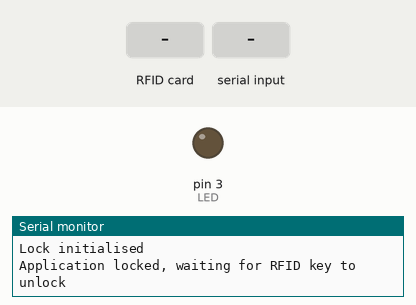
A sketch run on a simulated Arduino Uno, built with avr-gcc and run on an emulated ATmega328P. On the bench: output pins drawn as LEDs (lit = HIGH), the last lines printed to the serial monitor. The test bench sets the inputs (shaded band). Pins used as bus, display or sensor lines are not drawn.

Above: at 2.2 s.
2.3 s: RFID card BC 38 AA 39 held to the reader
At 7.3 s:
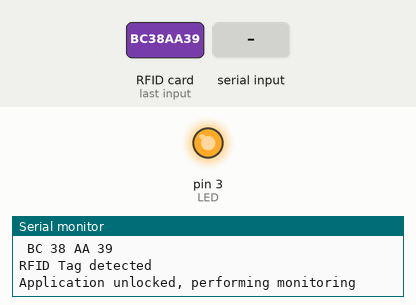
7.6 s: "1" received over the second serial link
16.9 s: RFID card 5E 7A 19 C4 held to the reader
Timing chart, 0 to 19.9 s (numbered marks = the images above; inputs shaded):
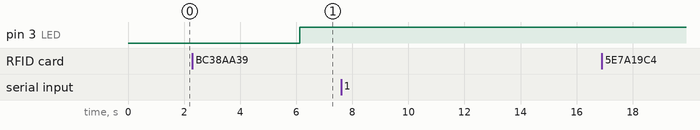

Measured:
- after the input at 2.3 s, pin 3 (LED): LOW → HIGH after 3.8 s

The sketch:

IoTDoor.ino
```cpp
#include "DHT.h"
#include "SoftwareSerial.h"
#include <SPI.h>
#include <MFRC522.h>

#define RST_PIN   9
#define SS_PIN    10

#define LED 3

SoftwareSerial btSerial(4, 5);


MFRC522 mfrc522(SS_PIN, RST_PIN);

String msg = "";

bool lockOn;

void setup( )
{
  Serial.begin( 9600);
  pinMode(LED, OUTPUT);
  Serial.print("Temperature and Humidity Monitoring Application\n\n");
  delay(1000);

  btSerial.begin(9600);
  //btSerial.println("AT");
  //getBTReply();
  //btSerial.println("AT+ROLE0");
  //getBTReply();
  //btSerial.println("AT+NAMEtempSens");
  //Serial.println("Check if name is assigned");
  //getBTReply();

  SPI.begin();
  mfrc522.PCD_Init();
  Serial.println("Lock initialised");

  lockOn = true;
}

void loop( )
{
  if(lockOn == true) {
    if ( ! mfrc522.PICC_IsNewCardPresent() || ! mfrc522.PICC_ReadCardSerial() ) {
      Serial.println("Application locked, waiting for RFID key to unlock");
    } else {
      if(checkRFID("BC 38 AA 39") || checkRFID("DO EF 81 A")) {
        Serial.println("RFID Tag detected");
        Serial.println("Application unlocked, performing monitoring");
        digitalWrite(LED, HIGH);
        lockOn=false;
      }
    }
  } else {
    if ( ! mfrc522.PICC_IsNewCardPresent() || ! mfrc522.PICC_ReadCardSerial() ) {
      if(btSerial.available()) {
        btSerial.print("Temperature: ");
        btSerial.println("");
        Serial.print(" Message sent on Bluetooth! ");
      }
    } else {
      if(checkRFID("BC 38 AA 39") || checkRFID("DO EF 81 A")) {
        Serial.println("RFID Tag detected");
        Serial.println("Application locked, stopping monitoring");
        digitalWrite(LED, LOW);
        lockOn=true;
      }
    }
  }

  delay(5000);
}

boolean checkRFID(String rightID) {
  Serial.print("Detected RFID with UUID = ");
  String content = "";
  for (byte i = 0; i < mfrc522.uid.size; i++) {
     Serial.print(mfrc522.uid.uidByte[i], HEX);
     content.concat(String(mfrc522.uid.uidByte[i] < 0x10 ? " 0" : " "));
     content.concat(String(mfrc522.uid.uidByte[i], HEX));
  }
  Serial.println();
  content.toUpperCase();
  Serial.println(content);
  return (content.substring(1) == rightID);
}
```
